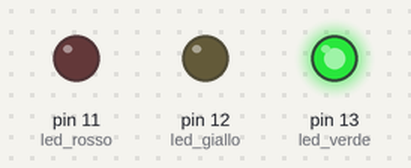
The sketch below on a simulated Arduino Uno, built with avr-gcc and run on an emulated ATmega328P. On the bench: output pins drawn as LEDs (lit = HIGH).

Above: at 0.7 s.
At 4.5 s:
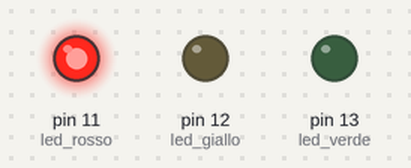
At 8.7 s:
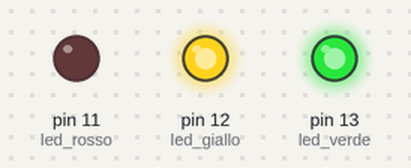
Timing chart, 0 to 9.1 s (numbered marks = the images above):
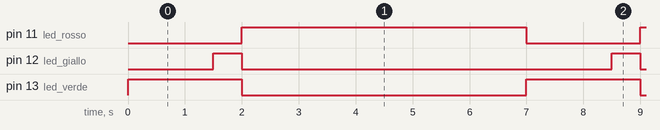

Measured:
- by itself, pin 11 (led_rosso): alternates HIGH for 5.0 s and LOW for 2.0 s
- by itself, pin 12 (led_giallo): alternates HIGH for 0.50 s and LOW for 6.5 s
- by itself, pin 13 (led_verde): alternates HIGH for 2.0 s and LOW for 5.0 s

The sketch:

semaforo.ino
```cpp
void setup() {
  //  settiamo come uscite i pin a cui sono collegati i led
  pinMode(13, OUTPUT); //led verde
  pinMode(12, OUTPUT); //led giallo
  pinMode(11, OUTPUT); //led rosso
}

void loop() {
  // accendo come un semaforo i tre led
  // led rosso acceso per 5 s
  // led verde acceso per 2 s
  // led giallo acceso per 0.5 s
  digitalWrite(13, HIGH);
  delay(1500);
  digitalWrite(12, HIGH);
  delay(500);
  digitalWrite(13, LOW);
  digitalWrite(12, LOW);
  digitalWrite(11, HIGH);
  delay(5000);
  digitalWrite(11, LOW);
}
```
